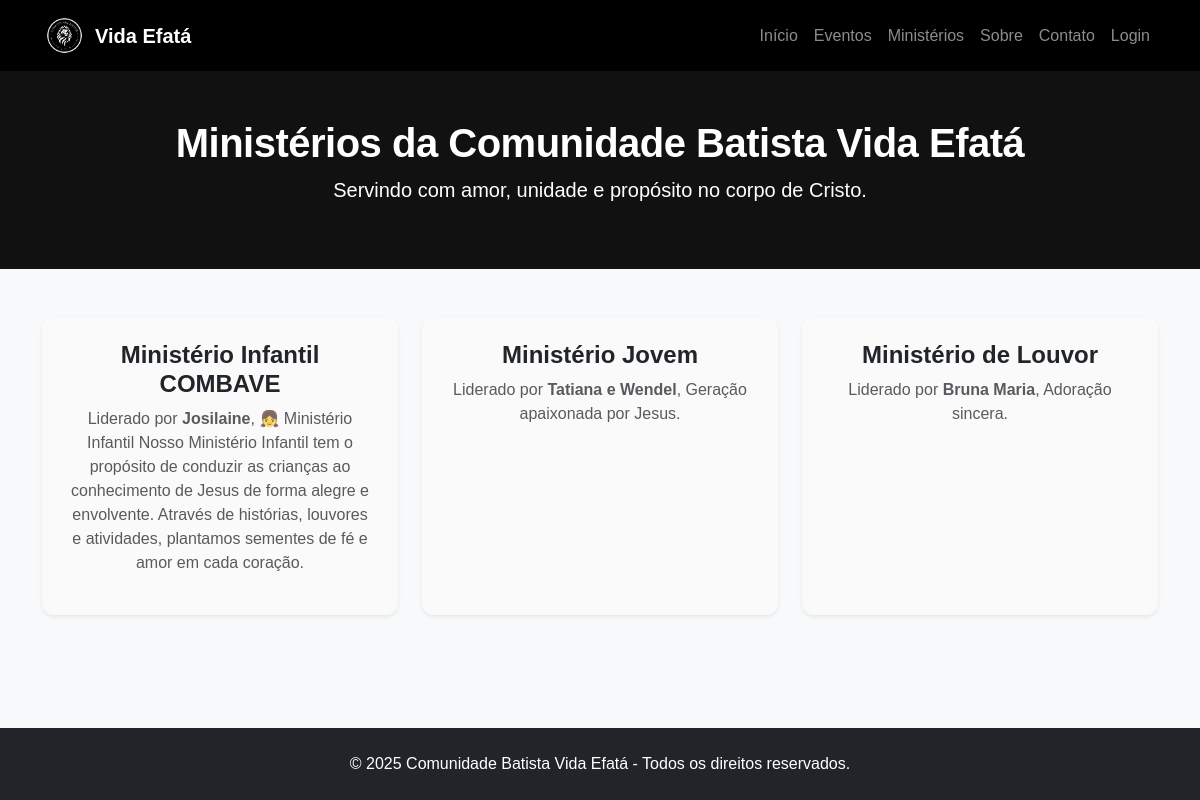
Page /ministerios on the earlier database version.
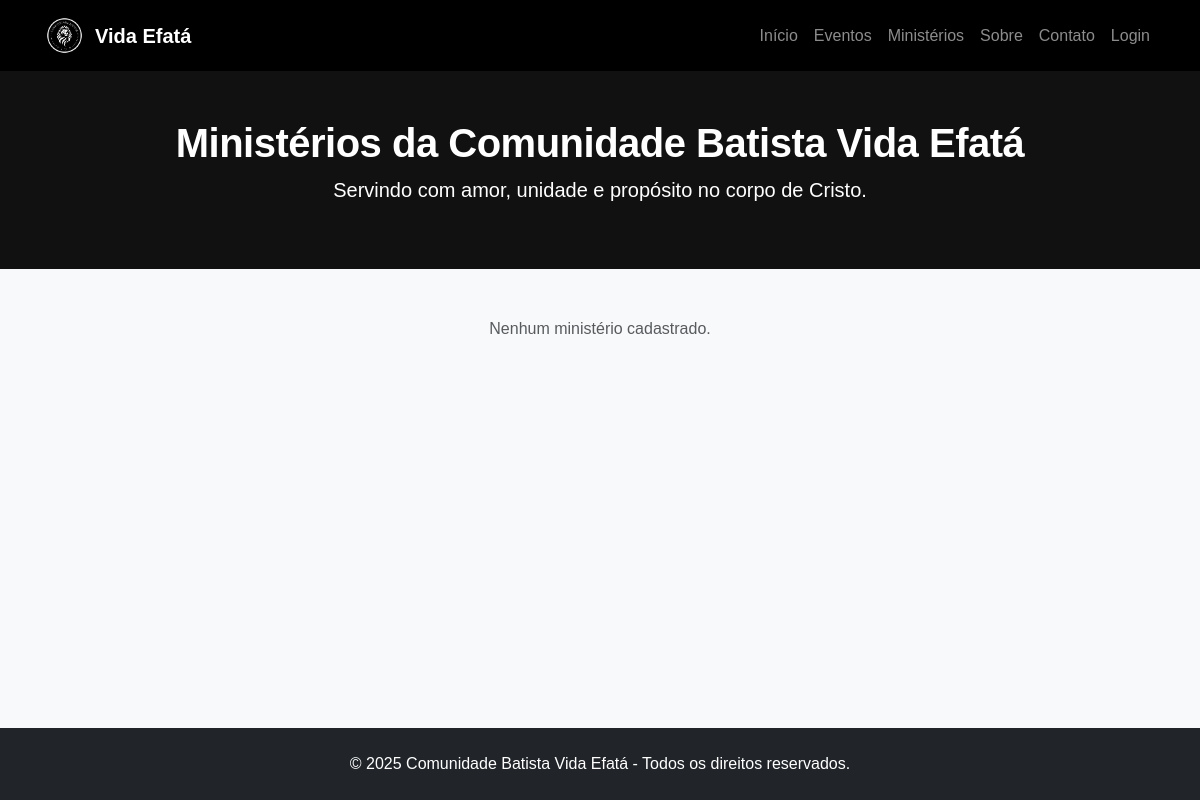
Same page on the later database version.
### app.py (models this page shows, shortened)
class Ministerio(db.Model):
    __tablename__ = 'ministerio'
    id = db.Column(db.Integer, primary_key=True)
    nome = db.Column(db.String(100), nullable=False)
    lider = db.Column(db.String(100), nullable=False)
    descricao = db.Column(db.Text, nullable=False)

### app.py (the view)
@app.route('/ministerios')
def ministerios():
    ministerios = Ministerio.query.order_by(Ministerio.nome).all()
    return render_template('public/ministerios.html', ministerios=ministerios)

### app.py (called while the page is built)
@app.context_processor
def inject_year():
    return {'current_year': datetime.now().year}

### templates/public/ministerios.html (shortened to what this page needs)
{% extends "base.html" %}
{% block content %}
<section class="text-center py-5" style="background-color: #111; color: white;">
    <div class="container">
        <h1 class="fw-bold">Ministérios da Comunidade Batista Vida Efatá</h1>
        <p class="lead">Servindo com amor, unidade e propósito no corpo de Cristo.</p>
    </div>
</section>
<section class="py-5 bg-light">
    <div class="container">
        <div class="row g-4 justify-content-center">
            {% for m in ministerios %}
            <div class="col-md-4">
                <div class="card border-0 shadow-sm text-center p-4 h-100">
                    <h4 class="fw-bold text-dark">{{ m.nome }}</h4>
                    <p class="text-muted">Liderado por <strong>{{ m.lider }}</strong>, {{ m.descricao }}</p>
                </div>
            </div>
            {% else %}
            <div class="col-12 text-center">
                <p class="text-muted">Nenhum ministério cadastrado.</p>
            </div>
            {% endfor %}
        </div>
    </div>
</section>
{% endblock %}

### templates/base.html (shortened to what this page needs)
<!DOCTYPE html>
<html lang="pt-BR">
<head>
    <link href="https://cdn.jsdelivr.net/npm/bootstrap@5.3.3/dist/css/bootstrap.min.css" rel="stylesheet">
    <link rel="stylesheet" href="{{ url_for('static', filename='css/style.css') }}">
</head>
<body class="d-flex flex-column min-vh-100 bg-light">
    <nav class="navbar navbar-expand-lg navbar-dark" style="background-color: #000;">
        <div class="container">
            <a class="navbar-brand d-flex align-items-center" href="{{ url_for('index') }}">
                <img src="{{ url_for('static', filename='img/logo.png') }}" alt="Logo" height="45" class="me-2">
                <span class="fw-bold">Vida Efatá</span>
            </a>
            <div class="collapse navbar-collapse" id="navbarNav">
                <ul class="navbar-nav ms-auto">
                    <li class="nav-item"><a class="nav-link" href="{{ url_for('index') }}">Início</a></li>
                    <li class="nav-item"><a class="nav-link" href="{{ url_for('eventos') }}">Eventos</a></li>
                    <li class="nav-item"><a class="nav-link" href="{{ url_for('ministerios') }}">Ministérios</a></li>
                    <li class="nav-item"><a class="nav-link" href="{{ url_for('sobre') }}">Sobre</a></li>
                    <li class="nav-item"><a class="nav-link" href="{{ url_for('contato') }}">Contato</a></li>
                    {% if current_user.is_authenticated %}
                        <li class="nav-item"><a class="nav-link" href="{{ url_for('secretaria') }}">Secretaria</a></li>
                        <li class="nav-item"><a class="nav-link text-danger" href="{{ url_for('logout') }}">Sair</a></li>
                    {% else %}
                        <li class="nav-item"><a class="nav-link" href="{{ url_for('login') }}">Login</a></li>
                    {% endif %}
                </ul>
            </div>
        </div>
    </nav>
    <main class="flex-grow-1">
        {% block content %}{% endblock %}
    </main>
    <footer class="bg-dark text-white text-center py-4 mt-auto">
        <p class="mb-0">© {{ current_year }} Comunidade Batista Vida Efatá - Todos os direitos reservados.</p>
    </footer>
</body>
</html>

### static/css/style.css (style rules this page uses)
html, body { height: 100%; margin: 0; background-color: #fff; color: #111; font-family: 'Poppins', sans-serif; }
img { transition: transform 0.2s ease; }
h1 { line-height: 1.2; letter-spacing: -0.5px; }

Differences in the rows shown:
removed Ministerio: nome "Ministério Infantil COMBAVE", lider "Josilaine", descricao "👧 Ministério Infantil Nosso Ministério Infantil tem o propósito de conduzir as crianças ao conhecimento de Jesus de forma alegre e envolvente. Através de histórias, louvores e atividades, plantamos sementes de fé e amor em cada coração."
removed Ministerio: nome "Ministério Jovem", lider "Tatiana e Wendel", descricao "Geração apaixonada por Jesus."
removed Ministerio: nome "Ministério de Louvor", lider "Bruna Maria", descricao "Adoração sincera."
Other differences:
text now shown: "Nenhum ministério cadastrado."
